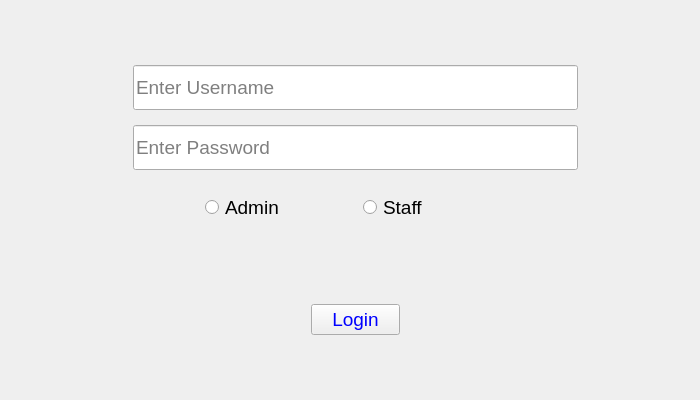
<?xml version="1.0" encoding="UTF-8"?>
<ui version="4.0">
 <class>login_window</class>
 <widget class="QWidget" name="login_window">
  <property name="geometry">
   <rect>
    <x>0</x>
    <y>0</y>
    <width>700</width>
    <height>400</height>
   </rect>
  </property>
  <property name="sizePolicy">
   <sizepolicy hsizetype="Expanding" vsizetype="Expanding">
    <horstretch>2</horstretch>
    <verstretch>2</verstretch>
   </sizepolicy>
  </property>
  <property name="minimumSize">
   <size>
    <width>500</width>
    <height>300</height>
   </size>
  </property>
  <property name="maximumSize">
   <size>
    <width>800</width>
    <height>500</height>
   </size>
  </property>
  <property name="font">
   <font>
    <family>Segoe UI</family>
    <pointsize>14</pointsize>
   </font>
  </property>
  <property name="windowTitle">
   <string>Biometric Voting System</string>
  </property>
  <property name="windowIcon">
   <iconset resource="icons.qrc">
    <normaloff>:/icons/bvms.png</normaloff>:/icons/bvms.png</iconset>
  </property>
  <layout class="QVBoxLayout" name="verticalLayout_6">
   <item>
    <layout class="QVBoxLayout" name="verticalLayout_5" stretch="5,25,5">
     <property name="spacing">
      <number>0</number>
     </property>
     <item>
      <layout class="QVBoxLayout" name="verticalLayout_3">
       <item>
        <spacer name="verticalSpacer">
         <property name="orientation">
          <enum>Qt::Vertical</enum>
         </property>
         <property name="sizeHint" stdset="0">
          <size>
           <width>20</width>
           <height>40</height>
          </size>
         </property>
        </spacer>
       </item>
      </layout>
     </item>
     <item>
      <layout class="QHBoxLayout" name="horizontalLayout_2" stretch="0,2,8,2">
       <property name="spacing">
        <number>0</number>
       </property>
       <item>
        <widget class="QLabel" name="label_5">
         <property name="text">
          <string/>
         </property>
        </widget>
       </item>
       <item>
        <spacer name="horizontalSpacer">
         <property name="orientation">
          <enum>Qt::Horizontal</enum>
         </property>
         <property name="sizeHint" stdset="0">
          <size>
           <width>40</width>
           <height>20</height>
          </size>
         </property>
        </spacer>
       </item>
       <item>
        <layout class="QVBoxLayout" name="verticalLayout" stretch="8,8,8,8,0">
         <property name="spacing">
          <number>15</number>
         </property>
         <item>
          <widget class="QLineEdit" name="lineEdit_2">
           <property name="sizePolicy">
            <sizepolicy hsizetype="Expanding" vsizetype="Expanding">
             <horstretch>4</horstretch>
             <verstretch>2</verstretch>
            </sizepolicy>
           </property>
           <property name="maxLength">
            <number>20</number>
           </property>
           <property name="placeholderText">
            <string>Enter Username</string>
           </property>
          </widget>
         </item>
         <item>
          <widget class="QLineEdit" name="lineEdit">
           <property name="sizePolicy">
            <sizepolicy hsizetype="Expanding" vsizetype="Expanding">
             <horstretch>4</horstretch>
             <verstretch>2</verstretch>
            </sizepolicy>
           </property>
           <property name="maxLength">
            <number>15</number>
           </property>
           <property name="echoMode">
            <enum>QLineEdit::Password</enum>
           </property>
           <property name="placeholderText">
            <string>Enter Password</string>
           </property>
          </widget>
         </item>
         <item>
          <layout class="QHBoxLayout" name="horizontalLayout" stretch="4,8,8,4">
           <item>
            <spacer name="horizontalSpacer_3">
             <property name="orientation">
              <enum>Qt::Horizontal</enum>
             </property>
             <property name="sizeHint" stdset="0">
              <size>
               <width>40</width>
               <height>20</height>
              </size>
             </property>
            </spacer>
           </item>
           <item>
            <widget class="QRadioButton" name="radioButton_4">
             <property name="sizePolicy">
              <sizepolicy hsizetype="Expanding" vsizetype="Expanding">
               <horstretch>0</horstretch>
               <verstretch>0</verstretch>
              </sizepolicy>
             </property>
             <property name="layoutDirection">
              <enum>Qt::LeftToRight</enum>
             </property>
             <property name="text">
              <string>Admin</string>
             </property>
            </widget>
           </item>
           <item>
            <widget class="QRadioButton" name="radioButton_3">
             <property name="sizePolicy">
              <sizepolicy hsizetype="Expanding" vsizetype="Expanding">
               <horstretch>0</horstretch>
               <verstretch>0</verstretch>
              </sizepolicy>
             </property>
             <property name="text">
              <string>Staff</string>
             </property>
            </widget>
           </item>
           <item>
            <spacer name="horizontalSpacer_4">
             <property name="orientation">
              <enum>Qt::Horizontal</enum>
             </property>
             <property name="sizeHint" stdset="0">
              <size>
               <width>40</width>
               <height>20</height>
              </size>
             </property>
            </spacer>
           </item>
          </layout>
         </item>
         <item>
          <widget class="QLabel" name="label">
           <property name="enabled">
            <bool>true</bool>
           </property>
           <property name="sizePolicy">
            <sizepolicy hsizetype="Expanding" vsizetype="Expanding">
             <horstretch>4</horstretch>
             <verstretch>4</verstretch>
            </sizepolicy>
           </property>
           <property name="styleSheet">
            <string notr="true">color: rgb(255, 0, 0);</string>
           </property>
           <property name="text">
            <string/>
           </property>
           <property name="alignment">
            <set>Qt::AlignCenter</set>
           </property>
          </widget>
         </item>
         <item>
          <layout class="QHBoxLayout" name="horizontalLayout_5" stretch="8,4,8">
           <item>
            <spacer name="horizontalSpacer_5">
             <property name="orientation">
              <enum>Qt::Horizontal</enum>
             </property>
             <property name="sizeHint" stdset="0">
              <size>
               <width>40</width>
               <height>20</height>
              </size>
             </property>
            </spacer>
           </item>
           <item>
            <widget class="QPushButton" name="pushButton_3">
             <property name="sizePolicy">
              <sizepolicy hsizetype="MinimumExpanding" vsizetype="MinimumExpanding">
               <horstretch>4</horstretch>
               <verstretch>2</verstretch>
              </sizepolicy>
             </property>
             <property name="font">
              <font>
               <family>Segoe UI</family>
               <pointsize>14</pointsize>
              </font>
             </property>
             <property name="styleSheet">
              <string notr="true">color: rgb(0, 0, 255);
</string>
             </property>
             <property name="text">
              <string>Login</string>
             </property>
            </widget>
           </item>
           <item>
            <spacer name="horizontalSpacer_6">
             <property name="orientation">
              <enum>Qt::Horizontal</enum>
             </property>
             <property name="sizeHint" stdset="0">
              <size>
               <width>40</width>
               <height>20</height>
              </size>
             </property>
            </spacer>
           </item>
          </layout>
         </item>
        </layout>
       </item>
       <item>
        <spacer name="horizontalSpacer_2">
         <property name="orientation">
          <enum>Qt::Horizontal</enum>
         </property>
         <property name="sizeHint" stdset="0">
          <size>
           <width>40</width>
           <height>20</height>
          </size>
         </property>
        </spacer>
       </item>
      </layout>
     </item>
     <item>
      <layout class="QVBoxLayout" name="verticalLayout_4">
       <item>
        <spacer name="verticalSpacer_2">
         <property name="orientation">
          <enum>Qt::Vertical</enum>
         </property>
         <property name="sizeHint" stdset="0">
          <size>
           <width>20</width>
           <height>40</height>
          </size>
         </property>
        </spacer>
       </item>
      </layout>
     </item>
    </layout>
   </item>
  </layout>
 </widget>
 <resources>
  <include location="icons.qrc"/>
 </resources>
 <connections/>
</ui>
